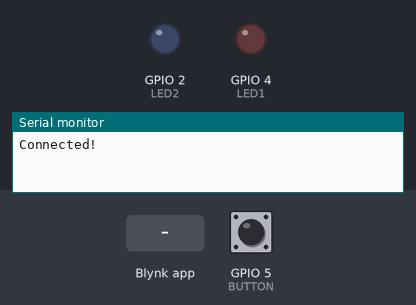
The program below on a simulated ESP32. Parts: output pins drawn as LEDs (lit = HIGH), the last lines printed to the serial monitor. Dashed ring = blinking. Inputs (shaded band) come from the test bench; at power-on: GPIO 5 (BUTTON) HIGH. WiFi joins after 1.5 s; servers stay silent unless stated.

Above: at 3.0 s.
3.1 s: GPIO 5 (BUTTON) pulled LOW for 0.15 s
At 3.6 s:
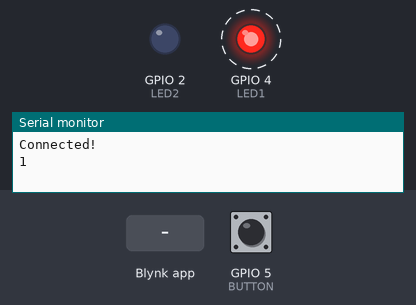
6.2 s: Blynk app writes 1 to V3
At 7.6 s:
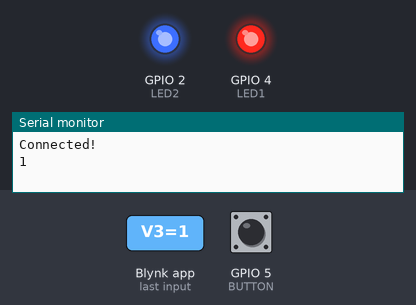
8.2 s: Blynk app writes 0 to V2
At 9.4 s:
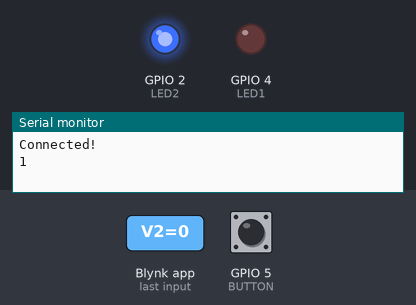
9.7 s: Blynk app writes 1 to V2
At 10.6 s:
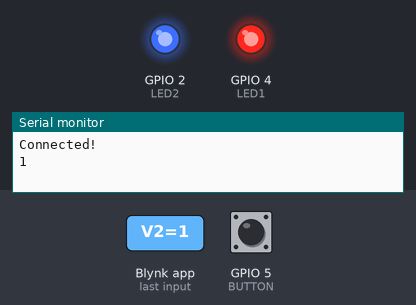
Timing chart, 0 to 12.2 s (numbered marks = the images above; inputs shaded):
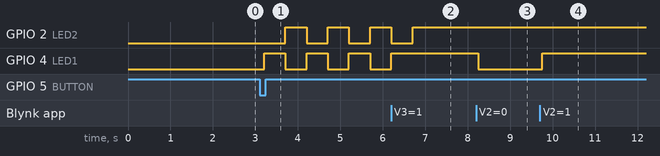

Measured:
- after the input at 3.1 s, GPIO 2 (LED2): alternates HIGH for 0.50 s and LOW for 0.50 s, starting after 0.60 s; GPIO 4 (LED1): alternates HIGH for 0.50 s and LOW for 0.50 s, starting after 0.10 s
- after the input at 6.2 s, GPIO 2 (LED2): goes on until 6.7 s, then stays HIGH; GPIO 4 (LED1): goes on until 6.2 s, then stays HIGH
- after the input at 8.2 s, GPIO 4 (LED1): HIGH → LOW after 0.05 s
- after the input at 9.7 s, GPIO 4 (LED1): LOW → HIGH after 0.05 s

The program:

main.cpp
```cpp
#define BLYNK_PRINT Serial
#define BLYNK_TEMPLATE_ID " "
#define BLYNK_TEMPLATE_NAME " "
#define BLYNK_AUTH_TOKEN " "

#include <Arduino.h>
#include <WiFi.h>
#include <BlynkSimpleEsp32.h>

const char* ssid = "Wokwi-GUEST";
const char* password = "";

#define LED1 4
#define LED2 2
#define BUTTON 5

enum Mode {
  OFFLINE_MODE,
  ONLINE_MODE
};
volatile Mode currentMode = OFFLINE_MODE;

volatile bool buttonPressedFlag = false;
bool led1State = false;
bool led2State = false;

void taskButton(void *pvParameters){
  bool lastState = HIGH;
  bool reading;
  while(1){
    reading = digitalRead(BUTTON);
    if(reading != lastState){
      vTaskDelay(50 / portTICK_PERIOD_MS);
      reading = digitalRead(BUTTON);
      if(reading == LOW && lastState == HIGH){
        buttonPressedFlag = !buttonPressedFlag;
        currentMode = OFFLINE_MODE;
      }
    }
    lastState = reading;
    vTaskDelay(10 / portTICK_PERIOD_MS);
  }
}

void taskLED(void *pvParameters){
  bool blinkState = false;
  while(1){
    if(currentMode == OFFLINE_MODE){
      if(buttonPressedFlag){
        blinkState = !blinkState;
        led1State = blinkState;
        led2State = !blinkState;
        digitalWrite(LED1, led1State);
        digitalWrite(LED2, led2State);
        vTaskDelay(500 / portTICK_PERIOD_MS);
      }else{
        led1State = false;
        led2State = false;
        digitalWrite(LED1, LOW);
        digitalWrite(LED2, LOW);
        vTaskDelay(50 / portTICK_PERIOD_MS);
      }
    }else{
      digitalWrite(LED1, led1State);
      digitalWrite(LED2, led2State);
      vTaskDelay(50 / portTICK_PERIOD_MS);
    }
  }
}

BLYNK_WRITE(V2){ //led 1
  led1State = param.asInt();
  currentMode = ONLINE_MODE;
}

BLYNK_WRITE(V3){ //led 2
  led2State = param.asInt();
  currentMode = ONLINE_MODE;
}

void taskBlynk(void *pvParams){
  static bool lastButton = false;
  static bool lastLed1 = false;
  static bool lastLed2 = false;
  static int lastCurrentMode = ONLINE_MODE;
  static bool firstRun = true;

  while(1){
    Blynk.run();

    if(firstRun){
      Blynk.virtualWrite(V4, buttonPressedFlag);
      Blynk.virtualWrite(V0, led1State);
      Blynk.virtualWrite(V1, led2State);
      Blynk.virtualWrite(V5, currentMode);
      firstRun = false;
    }

    if(buttonPressedFlag != lastButton){
      Blynk.virtualWrite(V4, buttonPressedFlag);
      Serial.println(buttonPressedFlag);
      lastButton = buttonPressedFlag;
    }

    if(led1State != lastLed1){
      Blynk.virtualWrite(V0, led1State);
      lastLed1 = led1State;
    }

    if(led2State != lastLed2){
      Blynk.virtualWrite(V1, led2State);
      lastLed2 = led2State;
    }

    if(lastCurrentMode != currentMode){
      Blynk.virtualWrite(V5, currentMode);
      lastCurrentMode = currentMode;
    }

    vTaskDelay(50 / portTICK_PERIOD_MS);
  }
}

void setup(){
  pinMode(LED1, OUTPUT);
  pinMode(LED2, OUTPUT);
  pinMode(BUTTON, INPUT_PULLUP);

  Serial.begin(115200);

  Blynk.begin(BLYNK_AUTH_TOKEN, ssid, password);

  while (WiFi.status() != WL_CONNECTED) {
    vTaskDelay(100 / portTICK_PERIOD_MS);
    Serial.print(".");
  }

  Serial.println("\nConnected!");

  xTaskCreate(taskButton, "Button Task", 2048, NULL, 3, NULL);
  xTaskCreate(taskLED, "LED Task", 2048, NULL, 2, NULL);
  xTaskCreate(taskBlynk, "Blynk Task", 4096, NULL, 1, NULL);
}

void loop(){
}
```
